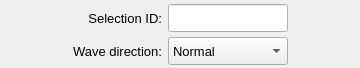
       <widget class="QFrame" name="frame_4">
        <property name="minimumSize">
         <size>
          <width>360</width>
          <height>68</height>
         </size>
        </property>
        <property name="maximumSize">
         <size>
          <width>16777215</width>
          <height>68</height>
         </size>
        </property>
        <property name="frameShape">
         <enum>QFrame::Shape::NoFrame</enum>
        </property>
        <property name="frameShadow">
         <enum>QFrame::Shadow::Raised</enum>
        </property>
        <layout class="QGridLayout" name="gridLayout_5">
         <property name="leftMargin">
          <number>4</number>
         </property>
         <property name="topMargin">
          <number>4</number>
         </property>
         <property name="rightMargin">
          <number>4</number>
         </property>
         <property name="bottomMargin">
          <number>4</number>
         </property>
         <property name="spacing">
          <number>6</number>
         </property>
         <item row="0" column="3">
          <spacer name="horizontalSpacer">
           <property name="orientation">
            <enum>Qt::Orientation::Horizontal</enum>
           </property>
           <property name="sizeHint" stdset="0">
            <size>
             <width>40</width>
             <height>20</height>
            </size>
           </property>
          </spacer>
         </item>
         <item row="0" column="0">
          <spacer name="horizontalSpacer_2">
           <property name="orientation">
            <enum>Qt::Orientation::Horizontal</enum>
           </property>
           <property name="sizeHint" stdset="0">
            <size>
             <width>40</width>
             <height>20</height>
            </size>
           </property>
          </spacer>
         </item>
         <item row="0" column="1">
          <widget class="QLabel" name="label_2">
           <property name="minimumSize">
            <size>
             <width>80</width>
             <height>28</height>
            </size>
           </property>
           <property name="maximumSize">
            <size>
             <width>120</width>
             <height>28</height>
            </size>
           </property>
           <property name="font">
            <font>
             <pointsize>10</pointsize>
             <bold>false</bold>
            </font>
           </property>
           <property name="text">
            <string>Selection ID:</string>
           </property>
           <property name="alignment">
            <set>Qt::AlignmentFlag::AlignRight|Qt::AlignmentFlag::AlignTrailing|Qt::AlignmentFlag::AlignVCenter</set>
           </property>
          </widget>
         </item>
         <item row="0" column="2">
          <widget class="QLineEdit" name="lineEdit_selection_id">
           <property name="minimumSize">
            <size>
             <width>120</width>
             <height>28</height>
            </size>
           </property>
           <property name="maximumSize">
            <size>
             <width>120</width>
             <height>28</height>
            </size>
           </property>
           <property name="font">
            <font>
             <family>MS Shell Dlg 2</family>
             <pointsize>10</pointsize>
             <italic>false</italic>
             <bold>false</bold>
            </font>
           </property>
           <property name="focusPolicy">
            <enum>Qt::FocusPolicy::ClickFocus</enum>
           </property>
           <property name="styleSheet">
            <string notr="true"/>
           </property>
           <property name="alignment">
            <set>Qt::AlignmentFlag::AlignCenter</set>
           </property>
          </widget>
         </item>
         <item row="1" column="1">
          <widget class="QLabel" name="label_19">
           <property name="minimumSize">
            <size>
             <width>80</width>
             <height>28</height>
            </size>
           </property>
           <property name="maximumSize">
            <size>
             <width>120</width>
             <height>28</height>
            </size>
           </property>
           <property name="font">
            <font>
             <family>MS Shell Dlg 2</family>
             <pointsize>10</pointsize>
             <italic>false</italic>
             <bold>false</bold>
            </font>
           </property>
           <property name="text">
            <string>Wave direction:</string>
           </property>
           <property name="alignment">
            <set>Qt::AlignmentFlag::AlignRight|Qt::AlignmentFlag::AlignTrailing|Qt::AlignmentFlag::AlignVCenter</set>
           </property>
          </widget>
         </item>
         <item row="1" column="2">
          <widget class="QComboBox" name="comboBox_wave_direction">
           <property name="minimumSize">
            <size>
             <width>120</width>
             <height>28</height>
            </size>
           </property>
           <property name="maximumSize">
            <size>
             <width>16777215</width>
             <height>28</height>
            </size>
           </property>
           <property name="font">
            <font>
             <pointsize>10</pointsize>
             <bold>false</bold>
            </font>
           </property>
           <item>
            <property name="text">
             <string>Normal</string>
            </property>
           </item>
           <item>
            <property name="text">
             <string>Components</string>
            </property>
           </item>
          </widget>
         </item>
        </layout>
       </widget>
